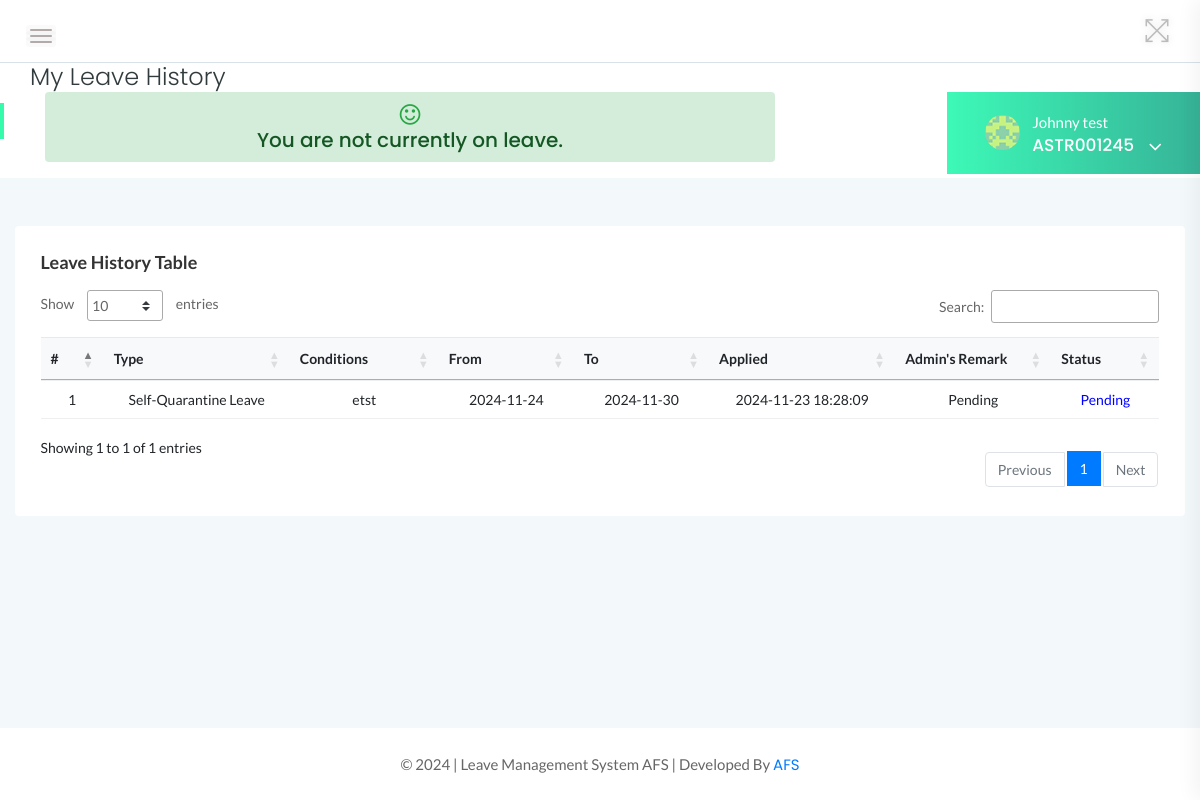
Screenshot of /employees/leave-history.php (signed in) with the database file from the repository.
### tables this page shows
CREATE TABLE `tblemployees` (
  `id` int(11) NOT NULL AUTO_INCREMENT,
  `EmpId` varchar(100) NOT NULL,
  `FirstName` varchar(150) NOT NULL,
  `LastName` varchar(150) NOT NULL,
  `EmailId` varchar(200) NOT NULL,
  `Password` varchar(180) NOT NULL,
  `Department` varchar(255) NOT NULL,
  `Status` int(1) NOT NULL,
  `RegDate` timestamp NOT NULL DEFAULT current_timestamp(),
  PRIMARY KEY (`id`)
);

CREATE TABLE `tblleaves` (
  `id` int(11) NOT NULL AUTO_INCREMENT,
  `LeaveType` varchar(110) NOT NULL,
  `ToDate` date DEFAULT NULL,
  `FromDate` date DEFAULT NULL,
  `Description` mediumtext NOT NULL,
  `PostingDate` timestamp NOT NULL DEFAULT current_timestamp(),
  `AdminRemark` mediumtext DEFAULT NULL,
  `AdminRemarkDate` varchar(120) DEFAULT NULL,
  `Status` int(1) NOT NULL,
  `IsRead` int(1) NOT NULL,
  `empid` int(11) DEFAULT NULL,
  `leave_duration` int(11) NOT NULL DEFAULT 0,
  PRIMARY KEY (`id`),
  KEY `UserEmail` (`empid`)
);

### employees/leave-history.php (the view, shortened to what this page needs)
<?php
    include('includes/dbconn.php');
    if(strlen($_SESSION['emplogin'])==0){
    header('location:../index.php');
    }   else    {
 ?>
<!doctype html>
<html class="no-js" lang="en">
<head>
    <link rel="stylesheet" href="../assets/css/bootstrap.min.css">
    <link rel="stylesheet" href="../assets/css/font-awesome.min.css">
    <link rel="stylesheet" href="../assets/css/themify-icons.css">
    <link rel="stylesheet" href="../assets/css/metisMenu.css">
    <link rel="stylesheet" href="../assets/css/owl.carousel.min.css">
    <link rel="stylesheet" href="../assets/css/slicknav.min.css">
    <link rel="stylesheet" href="https://www.amcharts.com/lib/3/plugins/export/export.css" type="text/css" media="all" />
    <link rel="stylesheet" type="text/css" href="https://cdn.datatables.net/1.10.19/css/jquery.dataTables.css">
    <link rel="stylesheet" type="text/css" href="https://cdn.datatables.net/1.10.18/css/dataTables.bootstrap4.min.css">
    <link rel="stylesheet" type="text/css" href="https://cdn.datatables.net/responsive/2.2.3/css/responsive.bootstrap.min.css">
    <link rel="stylesheet" type="text/css" href="https://cdn.datatables.net/responsive/2.2.3/css/responsive.jqueryui.min.css">
    <link rel="stylesheet" href="../assets/css/typography.css">
    <link rel="stylesheet" href="../assets/css/default-css.css">
    <link rel="stylesheet" href="../assets/css/styles.css">
    <link rel="stylesheet" href="../assets/css/responsive.css">
</head>
<body>
    <div class="page-container">
        <div class="main-content">
            <div class="header-area">
                <div class="row align-items-center">
                    <div class="col-md-6 col-sm-8 clearfix">
                        <div class="nav-btn pull-left">
                            <span></span>
                            <span></span>
                            <span></span>
                        </div>
                    </div>
                    <div class="col-md-6 col-sm-4 clearfix">
                        <ul class="notification-area pull-right">
                            <li id="full-view"><i class="ti-fullscreen"></i></li>
                        </ul>
                    </div>
                </div>
            </div>
            <div class="page-title-area">
                <div class="row align-items-center">
                    <div class="col-sm-6">
                        <div class="breadcrumbs-area clearfix">
                            <h4 class="page-title pull-left">My Leave History</h4>
                        </div>
                    </div>
                    <div class="col-sm-12 clearfix">
                         <?php include '../includes/employee-profile-section.php'?>
                         <div class="col-sm-8">
                                               <?php
$empid = $_SESSION['eid'];
$sql = "SELECT LeaveType, FromDate, ToDate, DATEDIFF(ToDate, CURRENT_DATE()) AS RemainingDays
        FROM tblleaves
        WHERE empid = :empid
          AND Status = 1
          AND (CURRENT_DATE() BETWEEN FromDate AND ToDate OR CURRENT_DATE() = FromDate)";
$query = $dbh->prepare($sql);
$query->bindParam(':empid', $empid, PDO::PARAM_STR);
$query->execute();
$leave = $query->fetch(PDO::FETCH_OBJ);
if ($leave) {
    $remainingDays = $leave->RemainingDays;
    $leaveType = $leave->LeaveType;
    echo "
    <div class='alert alert-info text-center'>
        <i class='fa fa-calendar-check-o' style='font-size: 24px; color: #17a2b8;'></i>
        <h5>You are currently on <strong>$leaveType</strong> leave.</h5>
        <p>Remaining days: <span id='countdown'>$remainingDays</span></p>
    </div>
    ";
} else {
    echo "
    <div class='alert alert-success text-center'>
        <i class='fa fa-smile-o' style='font-size: 24px; color: #28a745;'></i>
        <h5>You are not currently on leave.</h5>
    </div>
    ";
}
?>
</div>
                    </div>
                </div>
            </div>
            <div class="main-content-inner">
                <div class="row">
                    <div class="col-12 mt-5">
                        <div class="card">
                            <div class="card-body">
                                <h4 class="header-title">Leave History Table</h4>
                                <div class="data-tables">
                                    <table id="dataTable" class="table table-hover progress-table text-center">
                                        <thead class="bg-light text-capitalize">
                                            <tr>
                                                <th>#</th>
                                                <th width="150">Type</th>
                                                <th>Conditions</th>
                                                <th>From</th>
                                                <th>To</th>
                                                <th width="150">Applied</th>
                                                <th width="120">Admin's Remark</th>
                                                <th>Status</th>
                                            </tr>
                                        </thead>
                                        <tbody>
                                        <?php
                                        $eid=$_SESSION['eid'];
                                        $sql = "SELECT LeaveType,ToDate,FromDate,Description,PostingDate,AdminRemarkDate,AdminRemark,Status from tblleaves where empid=:eid";
                                        $query = $dbh -> prepare($sql);
                                        $query->bindParam(':eid',$eid,PDO::PARAM_STR);
                                        $query->execute();
                                        $results=$query->fetchAll(PDO::FETCH_OBJ);
                                        $cnt=1;
                                        if($query->rowCount() > 0){
                                        foreach($results as $result)
                                        $leaveDays = $todate - $fromdate;
                                        {  ?>
                                            <tr>
                                            <td> <?php echo htmlentities($cnt);?></td>
                                            <td><?php echo htmlentities($result->LeaveType);?></td>
                                            <td><?php echo htmlentities($result->Description);?></td>
                                            <td><?php echo htmlentities($result->FromDate);?></td>
                                            <td><?php echo htmlentities($result->ToDate);?></td>
                                            <td><?php echo htmlentities($result->PostingDate);?></td>
                                            <td><?php if($result->AdminRemark=="")
                                            {
                                            echo htmlentities('Pending');
                                            } else {
                                            echo htmlentities(($result->AdminRemark)." "."at"." ".$result->AdminRemarkDate);
                                            }
                                            ?>
                                            </td>
                                            <td> <?php $stats=$result->Status;
                                                if($stats==1){
                                             ?>
                                                 <span style="color: green">Approved</span>
                                                 <?php } if($stats==2)  { ?>
                                                <span style="color: red">Not Approved</span>
                                                 <?php } if($stats==0)  { ?>
                                                <span style="color: blue">Pending</span>
                                                <?php } ?>
                                             </td>
                                        </tr>
                                         <?php $cnt++;} }?>
                                        </tbody>
                                    </table>
                                </div>
                            </div>
                        </div>
                    </div>
                </div>
            </div>
        </div>
        <?php include '../includes/footer.php' ?>
    </div>
</body>
</html>
<?php } ?>

### includes/logged.php (shortened to what this page needs)
<?php
    include '../includes/dbconn.php';
    $eid=$_SESSION['eid'];
    $sql = "SELECT FirstName,LastName,EmpId from  tblemployees where id=:eid";
    $query = $dbh -> prepare($sql);
    $query->bindParam(':eid',$eid,PDO::PARAM_STR);
    $query->execute();
    $results=$query->fetchAll(PDO::FETCH_OBJ);
    if($query->rowCount() > 0){
        foreach($results as $result)
    {    ?>
        <p style="color:white;"><?php echo htmlentities($result->FirstName." ".$result->LastName);?></p>
        <span><?php echo htmlentities($result->EmpId)?></span>
<?php }
    }
?>

### assets/css/default-css.css (style rules this page uses)
* { margin: 0; padding: 0; box-sizing: border-box; }
*, *:before, *:after { -moz-box-sizing: border-box; -webkit-box-sizing: border-box; box-sizing: border-box; }
html { -webkit-font-smoothing: antialiased; }
body { background: #fff; font-weight: normal; -webkit-font-smoothing: antialiased; -webkit-text-size-adjust: 100%; }
:root { --primary-color: #36fbac; }

### assets/css/styles.css (style rules this page uses)
.page-container { width: 100%; height: 100%; min-height: 100vh; padding-left: 280px; -webkit-transition: padding-left 0.3s ease 0s; transition: padding-left 0.3s ease 0s; }
.sbar_collapsed.page-container { padding-left: 0; }
.card { border: none; border-radius: 4px; background-color: #fff; -webkit-transition: all 0.3s ease 0s; transition: all 0.3s ease 0s; }
.card-body { padding: 25.6px; padding: 1.6rem; }
.main-content { width: 100%; background: #f3f8fb; }
.main-content-inner { padding: 0 30px 50px; }
.header-area { padding: 15px 30px; background: #fff; border-bottom: 1px solid #d8e3e7; }
.nav-btn { margin: 10px 30px 0 0; cursor: pointer; }
.nav-btn span { display: block; width: 22px; height: 2px; background: #b3aaaa; margin: 4px 0; border-radius: 15px; -webkit-transition: all 0.3s ease 0s; transition: all 0.3s ease 0s; box-shadow: 0 0 0 4px rgba(99, 96, 96, 0.03); }
.nav-btn span:nth-child(2) { opacity: 0; }
.nav-btn span:first-child { -webkit-transform: rotate(45deg) translate(5px, 5px); transform: rotate(45deg) translate(5px, 5px); }
.nav-btn span:last-child { -webkit-transform: rotate(-45deg) translate(3px, -3px); transform: rotate(-45deg) translate(3px, -3px); }
.sbar_collapsed .nav-btn span { transform: none; opacity: 1; }
.notification-area { -webkit-user-select: none; -moz-user-select: none; -ms-user-select: none; user-select: none; position: relative; z-index: 1; }
.notification-area li { display: inline-block; margin-left: 20px; cursor: pointer; -webkit-user-select: none; -moz-user-select: none; -ms-user-select: none; user-select: none; }
.notification-area li > i { font-size: 26px; color: #bdbcbc; vertical-align: middle; text-shadow: 0 0 8px rgba(0, 0, 0, 0.12); -webkit-transition: color 0.3s ease 0s; transition: color 0.3s ease 0s; }
.notification-area li#full-view { display: inline-block; }
.page-title-area { padding: 0 30px; background: #fff; position: relative; }
.page-title-area:before { content: ""; position: absolute; left: 0; top: 50%; width: 4px; height: 36px; background: var(--primary-color); -webkit-transform: translateY(-50%); transform: translateY(-50%); }
.page-title { font-size: 24px; font-weight: 300; color: #313b3d; letter-spacing: 0; margin-right: 30px; }
.header-title { font-family: "Lato", sans-serif; font-size: 18px; font-weight: 600; letter-spacing: 0; color: #333; text-transform: capitalize; margin-bottom: 17px; }
.alert { letter-spacing: 0; font-size: 13px; border: none; padding: 10px 16px; }
table tr th { border-bottom: none; }
table tr th, table tr td { border-top: 1px solid rgba(120, 130, 140, 0.13) !important; }
table.dataTable.no-footer { border-bottom: 1px solid rgba(120, 130, 140, 0.13) !important; }
table.dataTable thead th, table.dataTable thead td { border-bottom-color: transparent; }

### rows the page displays
tblemployees: FirstName+LastName "Johnny test", EmpId "ASTR001245"
tblleaves: LeaveType "Self-Quarantine Leave", Description "etst", FromDate "2024-11-24", ToDate "2024-11-30", PostingDate "2024-11-23 18:28:09"

### other values shown
$cnt "1"
